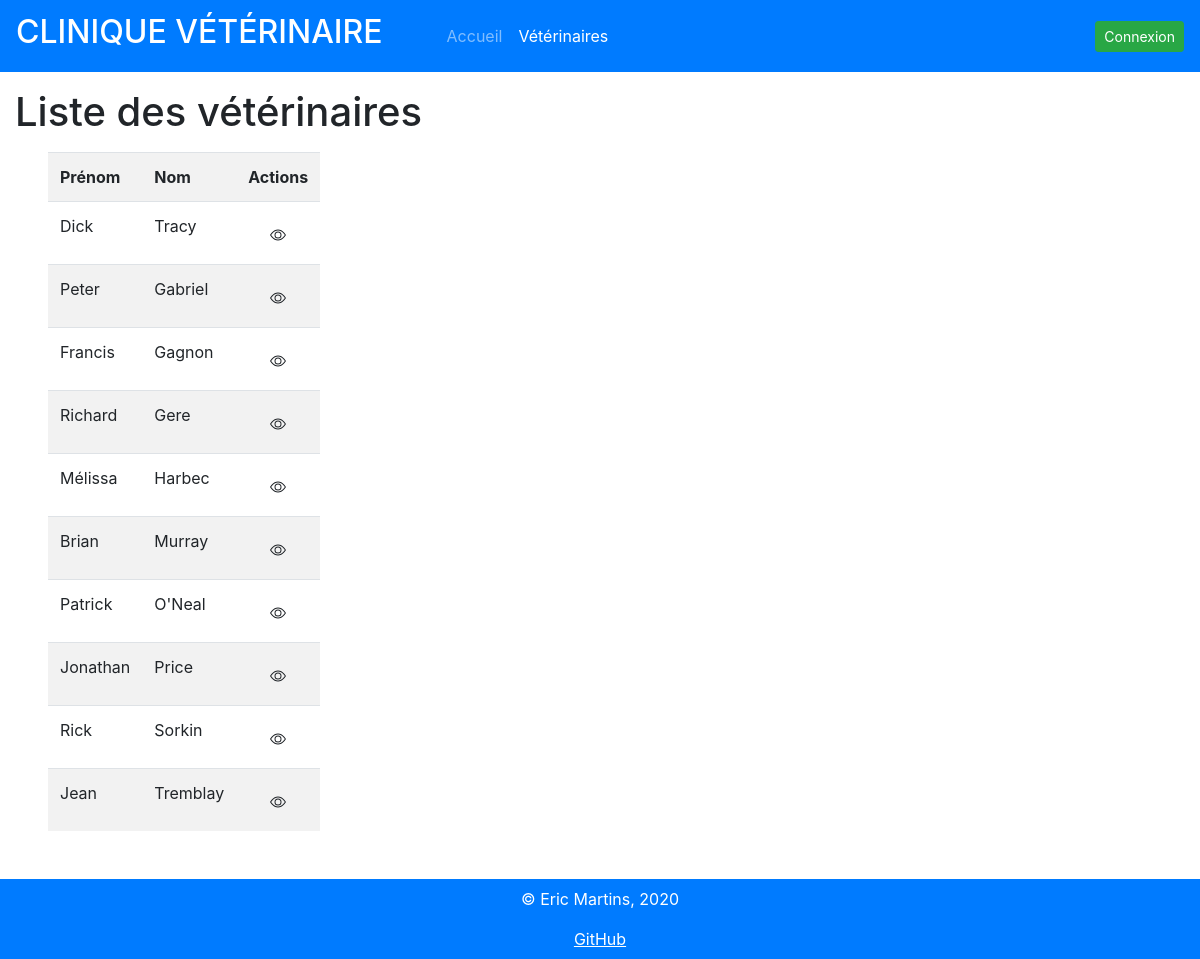
Page /veterinaires.php on the committed database.
### tables this page shows
CREATE TABLE `veterinaires` (
  `id` int(11) NOT NULL,
  `nom` varchar(25) NOT NULL,
  `prenom` varchar(25) NOT NULL
);

### veterinaires.php (the view, shortened to what this page needs)
<?php
      $page = "Vétérinaires";
      include_once 'include/header.php';
      include_once "include/config.php";
      $mysqli = new mysqli($host, $username, $password, $database);
?>
<div class='container-fluid'>
  <div class='row'>
  <div class='col-md-6 mt-3'>
          <h1>Liste des vétérinaires</h1>
      </div>
    <div class='col-md-6 '>
      </div>
  </div>
</div>
<?php
    $res = $mysqli->query("SELECT id,prenom, nom FROM veterinaires ORDER BY nom");
    echo "<table class='mt-2 ml-5 table table-striped w-auto'>";
    echo "<tr>";
    echo "<th>Prénom </th>";
    echo "<th>Nom</th>";
    echo "<th class='text-center'>Actions</th>";
    echo "</tr>";
    while ($row = $res->fetch_assoc()) {
      echo "<tr>";
      echo "<td>" . $row["prenom"] . "</td>";
      echo "<td>" . $row["nom"] . "</td>";
      echo '<td class="text-center">';
      echo '<button class="btn btn-default boutonAfficher" data-toggle="modal" data-id="' . $row["id"] . '"  data-target="#modalAffichage">';
      echo '</button>';
    echo '</td>';
    echo '</tr>';
  }
  echo "</table>";
?>
<?php
  include_once 'include/footer.php';
?>

### include/header.php (shortened to what this page needs)
<!doctype html>
<html lang="en">
  <head>
    <link rel="stylesheet" href="CSS/style.css">
    <link rel="stylesheet" href="https://stackpath.bootstrapcdn.com/bootstrap/4.5.0/css/bootstrap.min.css">
    <link rel="stylesheet" href="https://cdn.jsdelivr.net/npm/bootstrap-select@1.13.14/dist/css/bootstrap-select.min.css">
  </head>
  <body>
  <nav class="navbar navbar-dark bg-primary navbar-expand-lg">
  <a class="navbar-brand" href="index.php"><h2>CLINIQUE VÉTÉRINAIRE</h2></a>
  <div class="collapse navbar-collapse" id="navbarText">
    <ul class="navbar-nav mr-auto">
      <li class="nav-item <?php if($page=='Accueil') echo 'active'; ?>">
        <a class="nav-link pl-5" href="index.php">Accueil</a>
      </li>
      <li class="nav-item <?php if($page=='Vétérinaires') echo 'active'; ?>">
        <a class="nav-link"  href="veterinaires.php">Vétérinaires</a>
      </li>
    </ul>
    <ul class="navbar-nav">
          <?php
            if(!isset($_SESSION["utilisateur"])) {
          ?>
            <li class="nav-item">
              <button type="button" class="btn btn-success btn-sm" data-toggle="modal" data-target="#modalConnexion">
                Connexion
              </button>
            </li>
          <?php
            }
          ?>
        </ul>
  </div>
</nav>

### include/footer.php
<footer >
          <div class='container-fluid mt-5 p-2 bg-primary'>
            <div class='row no-gutters'>
                <div class='col-12 text-center text-white'>
                     <p>© Eric Martins, 2020</p>
                     <a class='text-white' href='https://github.com/martins81-web/' target="_blank" title='Jetez un coup d´oeil'><u>GitHub</u></a>
                </div>
            </div>
          </div>
</footer>
</body>
</html>

### rows in the picture
veterinaires: prenom "Dick", nom "Tracy"
veterinaires: prenom "Peter", nom "Gabriel"
veterinaires: prenom "Francis", nom "Gagnon"
veterinaires: prenom "Richard", nom "Gere"
veterinaires: prenom "Mélissa", nom "Harbec"
veterinaires: prenom "Brian", nom "Murray"
veterinaires: prenom "Patrick", nom "O'Neal"
veterinaires: prenom "Jonathan", nom "Price"
veterinaires: prenom "Rick", nom "Sorkin"
veterinaires: prenom "Jean", nom "Tremblay"
